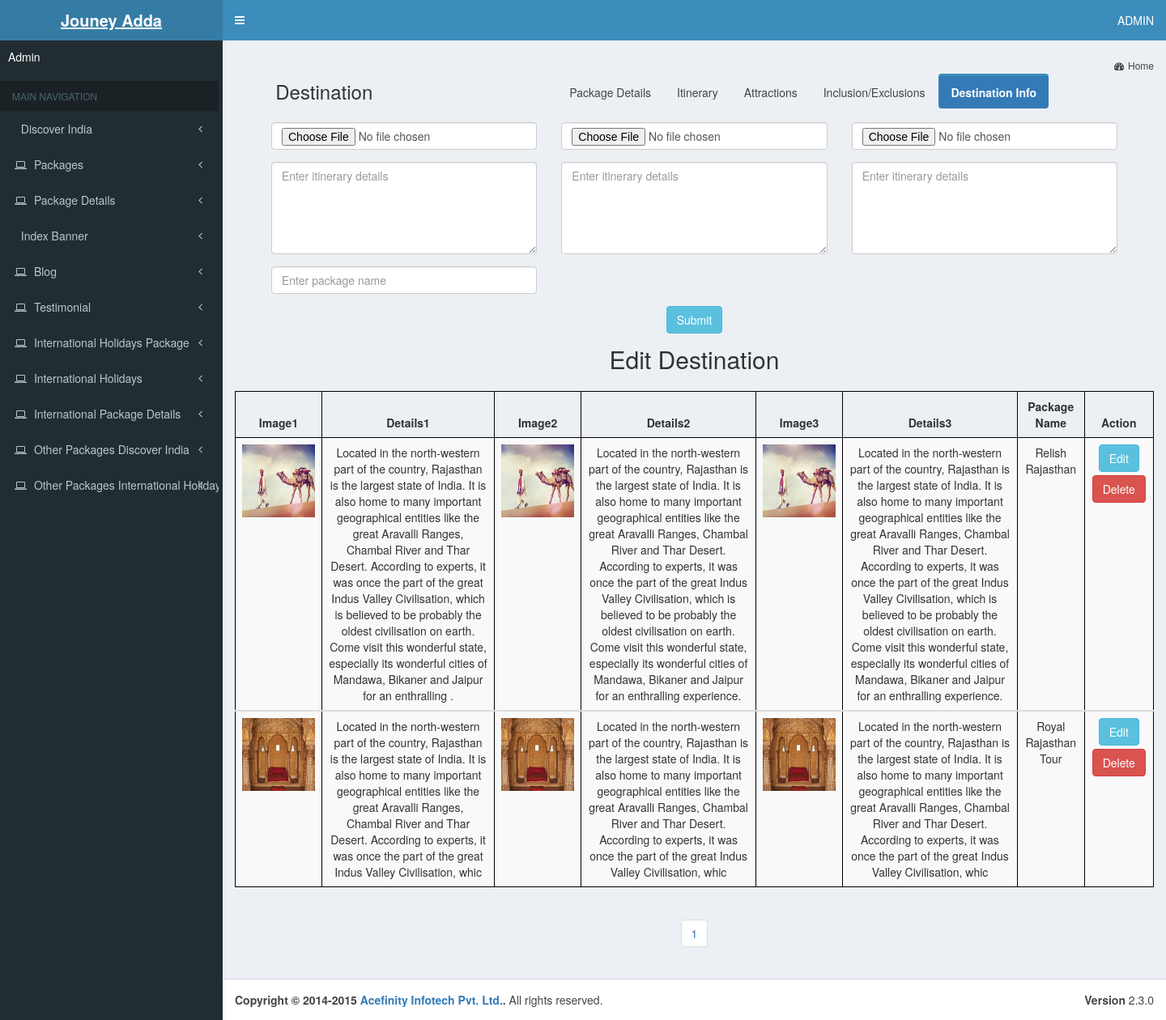
The page /admin-journey/destination.php on the database its author committed.
### tables this page shows
CREATE TABLE `destination` (
  `id` int(225) NOT NULL,
  `image1` varchar(2000) NOT NULL,
  `image2` varchar(2000) NOT NULL,
  `image3` varchar(2000) NOT NULL,
  `detail1` varchar(5000) NOT NULL,
  `detail2` varchar(5000) NOT NULL,
  `detail3` varchar(5000) NOT NULL,
  `package_name` varchar(5000) NOT NULL
);

### admin-journey/destination.php (the view, shortened to what this page needs)
<?php
include("connect.php");
include("includes/header.php");
include("includes/left_sidebar.php");
$limit=8;
if (isset($_GET["page"])) { $page  = $_GET["page"]; } else { $page=1; };
$start_from = ($page-1) * $limit;
$query="select * from destination ORDER BY id ASC LIMIT $start_from, $limit";
$data=mysqli_query($conn,$query);
?>
 <link rel="stylesheet" href="https://maxcdn.bootstrapcdn.com/bootstrap/3.3.7/css/bootstrap.min.css">
      <div class="content-wrapper">
        <section class="content-header">
          <ol class="breadcrumb">
          <li><a href="dashboard.php"><i class="fa fa-dashboard"></i>Home</a></li>
          </ol>
        </section>
        <section class="content">
          <div class="row">
            <div class="col-lg-12">
            <div class="col-md-12 member">
              <div class="form-group pb20 col-md-4"><h3 style="margin-left:6%;">Destination</h3></div><div class="container col-md-8" style="margin-top:1%;">
  <ul class="nav nav-pills">
    <li id="package"><a href="package_details.php">Package Details</a></li>
    <li ><a href="itinerary.php">Itinerary</a></li>
    <li><a href="attractions.php">Attractions</a></li>
    <li ><a href="inclusion.php">Inclusion/Exclusions</a></li>
    <li class="active"><a href="destination.php">Destination Info</a></li>
  </ul>
</div>
<div class="col-md-12">
               <form name="image" action="destination.php" method="post" enctype="multipart/form-data">
              <div class="form-group col-md-4">
              <input type="file" class="form-control" name="fileupload" placeholder="package name" required>
                 </div>
                 <div class="form-group col-md-4">
              <input type="file" class="form-control" name="fileupload1" placeholder="package name" required>
                 </div>
               <div class="form-group col-md-4">
              <input type="file" class="form-control" name="fileupload2" placeholder="package name" required>
                 </div>
                 <div class="form-group col-md-4">
              <textarea class="form-control" name="about1" placeholder="Enter itinerary details" rows="5" required></textarea>
                 </div>
                 <div class="form-group col-md-4">
              <textarea class="form-control" name="about2" placeholder="Enter itinerary details" rows="5" required></textarea>
                 </div>
                 <div class="form-group col-md-4">
              <textarea class="form-control" name="about3" placeholder="Enter itinerary details" rows="5" required></textarea>
                 </div>
				   <div class="form-group col-md-4">
              <input type="text" class="form-control" name="package" placeholder="Enter package name" required>
                 </div>
                 <div class="form-group col-md-12" style="text-align:center;"><input type="submit" class="btn btn-info" value="Submit" name="submit" ></div>
                </form>
                </div>
       </div>
       <h2 style="text-align:center;margin-top:3%;margin-bottom:2%;">Edit Destination</h2>
	   <div class="table-responsive">
       <table class="table table-striped table-bordered text-center " style="width:1600px;">
         <thead>
            <tr>
             <th>Image1</th>
			 <th>Details1</th>
              <th>Image2</th>
			  <th>Details2</th>
               <th>Image3</th>
			   <th>Details3</th>
               <th>Package Name</th>
               <th>Action</th>
             </tr>
<?php
while($row=mysqli_fetch_assoc($data))
{
$id=$row["id"];
$image1=$row["image1"];
$image2=$row["image2"];
$image3=$row["image3"];
$package_name=$row["package_name"];
$detail1=$row["detail1"];
$detail2=$row["detail2"];
$detail3=$row["detail3"];
?>
         <tbody>
            <tr>
              <td><img src="<?php echo $image1;?>" height="90" width="90"></td>
              <td><?php echo $detail1;?></td>
               <td ><img src="<?php echo $image2;?>" height="90" width="90"></td>
              <td ><?php echo $detail2;?></td>
			  <td><img src="<?php echo $image3;?>" height="90" width="90"></td>
              <td><?php echo $detail3;?></td>
               <td ><?php echo $package_name;?></td>
              <td>
              <a href="edit_destination.php?e_id=<?php echo $id;?>"><button class="btn btn-info" style="margin-bottom:4px;">Edit</button></a>
<a href="delete_destination.php?d_id=<?php echo $id?>"><button  class="btn btn-danger">Delete</button></a>
</td>
           </tr>
         </tbody>
<?php }?>
       </table>
	   </div>
       <div class="text-center">
       <?php
$sql = "SELECT COUNT(id) FROM destination";
$data = mysqli_query($conn, $sql);
$row = mysqli_fetch_row($data);
$total_records = $row[0];
$total_pages = ceil($total_records / $limit);
$pagLink = "<nav><ul class='pagination'>";
for ($i=1; $i<=$total_pages; $i++) {
             $pagLink .= "<li><a href='destination.php?page=".$i."'>".$i."</a></li>";
};
echo $pagLink . "</ul></nav>";
?>
      </div>
      </div>
          </div>
        </section>
      </div>
 <?php include("includes/footer.php"); ?>

### admin-journey/destination.php (style rules this page uses)
.table-bordered { border: 1px solid #000; }
.table-bordered>thead>tr>th, .table-bordered>tbody>tr>td { border:1px solid #000; }

### rows shown on the page
destination: image1 (picture), detail1 "Located in the north-western part of the country, Rajasthan is the largest state of India. It is also home to many important geographical entities like the great Aravalli Ranges, Chambal River and Thar Desert. According to experts, it was once the part of the great Indus Valley Civilisation, which is believed to be probably the oldest civilisation on earth. Come visit this wonderful state, especially its wonderful cities of Mandawa, Bikaner and Jaipur for an enthralling .", image2 (picture), detail2 "Located in the north-western part of the country, Rajasthan is the largest state of India. It is also home to many important geographical entities like the great Aravalli Ranges, Chambal River and Thar Desert. According to experts, it was once the part of the great Indus Valley Civilisation, which is believed to be probably the oldest civilisation on earth. Come visit this wonderful state, especially its wonderful cities of Mandawa, Bikaner and Jaipur for an enthralling experience.", image3 (picture), detail3 "Located in the north-western part of the country, Rajasthan is the largest state of India. It is also home to many important geographical entities like the great Aravalli Ranges, Chambal River and Thar Desert. According to experts, it was once the part of the great Indus Valley Civilisation, which is believed to be probably the oldest civilisation on earth. Come visit this wonderful state, especially its wonderful cities of Mandawa, Bikaner and Jaipur for an enthralling experience.", package_name "Relish Rajasthan"
destination: image1 (picture), detail1 "Located in the north-western part of the country, Rajasthan is the largest state of India. It is also home to many important geographical entities like the great Aravalli Ranges, Chambal River and Thar Desert. According to experts, it was once the part of the great Indus Valley Civilisation, whic", image2 (picture), detail2 "Located in the north-western part of the country, Rajasthan is the largest state of India. It is also home to many important geographical entities like the great Aravalli Ranges, Chambal River and Thar Desert. According to experts, it was once the part of the great Indus Valley Civilisation, whic", image3 (picture), detail3 "Located in the north-western part of the country, Rajasthan is the largest state of India. It is also home to many important geographical entities like the great Aravalli Ranges, Chambal River and Thar Desert. According to experts, it was once the part of the great Indus Valley Civilisation, whic", package_name "Royal Rajasthan Tour"
